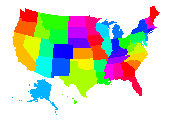
#> input picture MPI/usa_vs.png, 172 x 120 px
$ jupyter execute --allow-errors Testing.ipynb
#> lines starting #> are read from the running program, lines starting #| are printed output that depends on the picture
[cell 1]
import matplotlib.pyplot as plt
import numpy as np
import matplotlib.image as mpimg
from skimage import io
import matplotlib.pyplot as plt
import sys
import math

img = mpimg.imread('usa_vs.png')
#> img is the input picture: shape (120, 172, 3) float32; mean R, G, B 0.804, 0.823, 0.76
# [6 lines of commented-out code are left out]
imgplot = plt.imshow(img)
plt.show();

[cell 2]
for N in range(1,20):
    size_x = math.floor(np.sqrt(N))
    print("N=%d: %dx%d, idle: %d " %(N, size_x, math.floor(N/size_x), N % size_x))

[cell 3]
size = 60
m,n,z = img.shape
#> m = 120; n = 172; z = 3
size_m = math.floor(np.sqrt(size))
size_n = math.floor(size/size_m)
print(size_m, size_n)

stepm = int(math.floor(m/size_m))
#> stepm = 17
stepn = int(math.floor(n/size_n))
#> stepn = 21

check = np.zeros((m,n,3))

for rank_m in range(size_m):
    print(rank_m, end =" ")
    for rank_n in range(size_n):
        e_startm = (m % size_m)-(size_m-rank_m)   if (m % size_m > size_m-rank_m)   else 0
        e_startn = (n % size_n)-(size_n-rank_n)   if (n % size_n > size_n-rank_n)   else 0
        e_endm   = (m % size_m)-(size_m-rank_m-1) if (m % size_m > size_m-rank_m-1) else 0
        e_endn   = (n % size_n)-(size_n-rank_n-1) if (n % size_n > size_n-rank_n-1) else 0

        startm = rank_m*stepm     + e_startm
        startn = rank_n*stepn     + e_startn
        endm   = (rank_m+1)*stepm + e_endm
        endn   = (rank_n+1)*stepn + e_endn

        for i in range(startm,endm):
            for j in range(startn,endn):
                check[i,j,:] = img[i,j,:]
        print((endm-startm)*(endn-startn), end =" ")
    print("")

plt.imshow(check);
print(m, n)
#| 120 172
print(endm, endn)

[cell 4]
size = 9
size_m = math.floor(np.sqrt(size))
size_n = math.floor(size/size_m)

stepm = int(math.floor(m/size_m))
#> stepm = 40
stepn = int(math.floor(n/size_n))
#> stepn = 57

img = mpimg.imread('usa_vs.png')
check = np.zeros((m,n,3))

for rank in range(size_n*size_m):
    rank_n = math.floor(rank/size_m)
    rank_m = rank % size_m

    e_startm = (m % size_m)-(size_m-rank_m)   if (m % size_m > size_m-rank_m)   else 0
    e_startn = (n % size_n)-(size_n-rank_n)   if (n % size_n > size_n-rank_n)   else 0
    e_endm   = (m % size_m)-(size_m-rank_m-1) if (m % size_m > size_m-rank_m-1) else 0
    e_endn   = (n % size_n)-(size_n-rank_n-1) if (n % size_n > size_n-rank_n-1) else 0

    startm = rank_m*stepm     + e_startm
    startn = rank_n*stepn     + e_startn
    endm   = (rank_m+1)*stepm + e_endm
    endn   = (rank_n+1)*stepn + e_endn

    color = np.array([np.random.choice(range(100))/255,0.75+np.random.choice(range(63))/255,np.random.choice(range(100))/255])
    for i in range(startm,endm):
        for j in range(startn,endn):
            check[i,j,:] = color
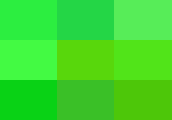
#> check: shape (120, 172, 3) float64; mean of channels 0, 1, 2 0.239, 0.865, 0.172; drawn as R, G, B


plt.imshow(check);

[cell 5]
print(m, n)
#| 120 172
print(startn, endn)
#| 114 172

[cell 6]
temp = np.copy(check)

for rank in range(size_n*size_m):
    rank_n = math.floor(rank/size_m)
    rank_m = rank % size_m

    e_startm = (m % size_m)-(size_m-rank_m)   if (m % size_m > size_m-rank_m)   else 0
    e_startn = (n % size_n)-(size_n-rank_n)   if (n % size_n > size_n-rank_n)   else 0
    e_endm   = (m % size_m)-(size_m-rank_m-1) if (m % size_m > size_m-rank_m-1) else 0
    e_endn   = (n % size_n)-(size_n-rank_n-1) if (n % size_n > size_n-rank_n-1) else 0

    startm = rank_m*stepm     + e_startm
    startn = rank_n*stepn     + e_startn
    endm   = (rank_m+1)*stepm + e_endm
    endn   = (rank_n+1)*stepn + e_endn

    #receive data from left
    if(rank_n != 0):
        temp[startm:endm,startn-1,:] = np.array([1,0,0])
        print("(rank_n != 0)", (rank_m,rank_n), startn-1)
    if(rank_n != size_n-1):
        temp[startm:endm,endn,:] = np.array([0,0,0])
        print("(rank_n != startn)", (rank_m,rank_n), endn)
    if(rank_m != 0):
        temp[startm-1,startn:endn,:] = np.array([0,0,1])
        print("(rank_n != 0)", (rank_m,rank_n), startm-1)
    if(rank_m != size_m-1):
        temp[endm,startn:endn,:] = np.array([1,1,1])
        print("(rank_n != startn)", (rank_m,rank_n), endm)

    print((startm,endm), (startn,endn), endn-startn)
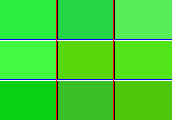
#> temp: shape (120, 172, 3) float64; mean of channels 0, 1, 2 0.253, 0.833, 0.196; drawn as R, G, B

plt.imshow(temp);
#> (the rest of this cell did not finish here and is left out)

[cell 7]
size_n

[cell 8]
endn
#> Out = 172

[cell 9]
for rank in range(size_n*size_m):
    rank_n = math.floor(rank/size_m)
    rank_m = rank % size_m
    print(rank, rank_n, rank_m, rank_n*(size_m)+rank_m)

[cell 10]
temp[119,startn:endn,:]
